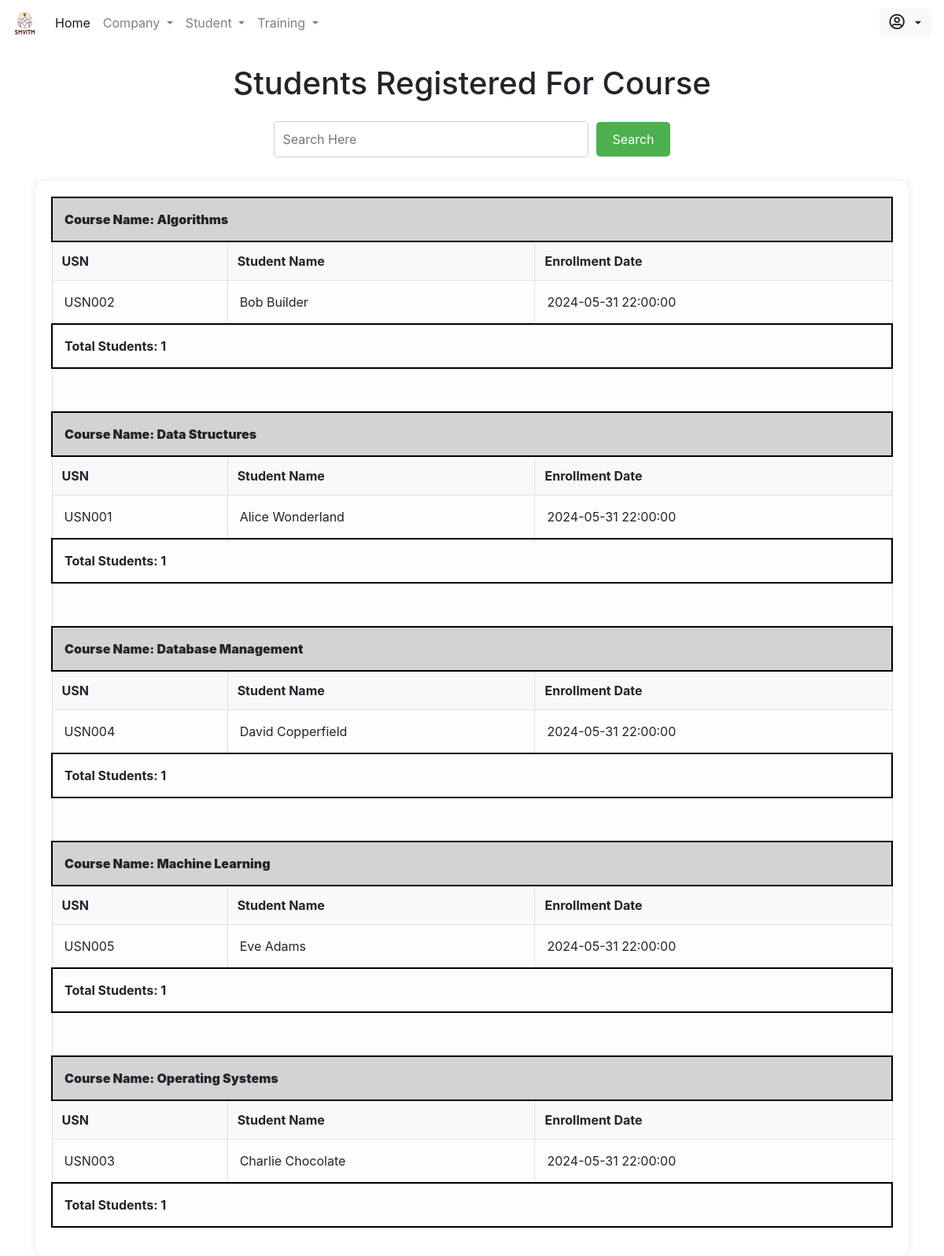
Page /admin/studentcourse.php on the earlier database version.
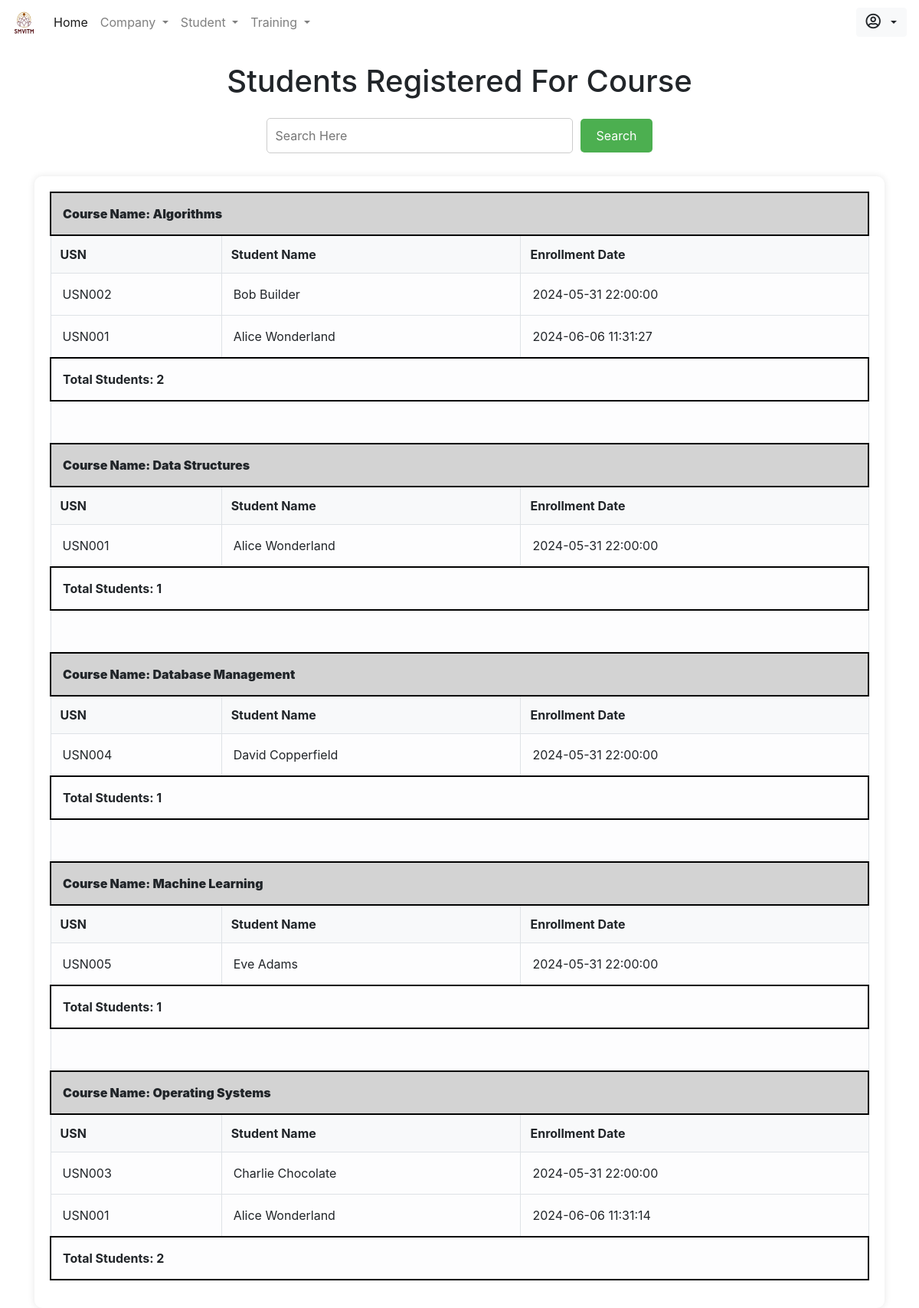
Same page on the later database version.
### tables this page shows
CREATE TABLE `join_course` (
  `id` int(11) NOT NULL,
  `course_name` varchar(255) NOT NULL,
  `enrollment_date` timestamp NOT NULL DEFAULT current_timestamp(),
  `student_name` varchar(100) NOT NULL,
  `usn` varchar(20) NOT NULL
);

CREATE TABLE `studentlogin` (
  `usn` varchar(20) NOT NULL,
  `uname` varchar(10) NOT NULL,
  `pwd` varchar(10) NOT NULL,
  `fname` varchar(15) NOT NULL,
  `lname` varchar(15) NOT NULL,
  `email` varchar(40) NOT NULL,
  `phone` varchar(12) NOT NULL,
  `secque` varchar(100) NOT NULL,
  `secans` varchar(100) NOT NULL,
  `course` varchar(100) DEFAULT NULL,
  `branch` varchar(100) DEFAULT NULL,
  `percentage` varchar(10) DEFAULT NULL,
  `yop` varchar(10) DEFAULT NULL,
  `sslc` varchar(100) DEFAULT NULL,
  `puc` varchar(100) DEFAULT NULL
);

### admin/studentcourse.php (the view, shortened to what this page needs)
<!DOCTYPE html>
<html lang="en">
<head>
    <?php include_once 'includes/head.php'; ?>
</head>
<body>
    <?php include_once 'includes/nav.php'; ?>
    <div class="container" style="z-index: 2;">
        <h1 class="form-row justify-content-center mt-4">Students Registered For Course</h1>
        <div class="search-container mt-4">
            <form method="GET">
                <input type="text" name="search" placeholder="Search Here">
                <button type="submit">Search</button>
            </form>
        </div>
        <div class="table-container">
            <div class="table-responsive">
                <table class="table table-hover table-borderless table-light">
                    <tbody>
                    <thead>
                    <?php
                    include_once 'includes/db.inc.php';
                    if (isset($_GET['search'])) {
                        $search = mysqli_real_escape_string($conn, $_GET['search']);
                        $sql = "SELECT jc.course_name, jc.enrollment_date, sl.usn, sl.fname, sl.lname
                                FROM join_course jc
                                LEFT JOIN studentlogin sl ON jc.usn = sl.usn
                                WHERE jc.course_name LIKE '%$search%' OR sl.fname LIKE '%$search%' OR sl.lname LIKE '%$search%'
                                ORDER BY jc.course_name;";
                    } else {
                        $sql = "SELECT jc.course_name, jc.enrollment_date, sl.usn, sl.fname, sl.lname
                                FROM join_course jc
                                LEFT JOIN studentlogin sl ON jc.usn = sl.usn
                                ORDER BY jc.course_name;";
                    }
                    $res = mysqli_query($conn, $sql);
                    $currentCourse = '';
                    $studentCount = 0;
                    while ($row = mysqli_fetch_assoc($res)) {
                        if ($row['course_name'] != $currentCourse) {
                            if ($currentCourse != '') {
                                echo '<tr class="bold-row"><td colspan="4" class="total-students-right"><strong>Total Students: ' . $studentCount . '</strong></td></tr>';
                                echo '<tr><td colspan="4">&nbsp;</td></tr>';
                            }
                            $currentCourse = $row['course_name'];
                            $studentCount = 0;
                            echo '<tr><td colspan="4" class="course-name"><strong>Course Name: ' . $currentCourse . '</strong></td></tr>';
                            echo '<tr><th>USN</th><th>Student Name</th><th>Enrollment Date</th></tr>';
                        }
                        $studentCount++;
                        $studentName = $row['fname'] . ' ' . $row['lname'];
                        echo '<tr>';
                        echo '<td>' . $row['usn'] . '</td>';
                        echo '<td>' . $studentName . '</td>';
                        echo '<td>' . $row['enrollment_date'] . '</td>';
                        echo '</tr>';
                    }
                    if ($currentCourse != '') {
                        echo '<tr class="bold-row"><td colspan="4" class="total-students-right"><strong>Total Students: ' . $studentCount . '</strong></td></tr>';
                    }
                    ?>
                    </thead>
                    </tbody>
                </table>
            </div>
        </div>
    </div>
</body>
</html>

Differences in the rows shown:
added join_course: studentlogin.usn "USN001", studentlogin.fname+lname "Alice Wonderland", enrollment_date "2024-06-06 11:31:27"
computed for join_course "Data Structures": studentCount "1" → "2"
added join_course: studentlogin.usn "USN001", studentlogin.fname+lname "Alice Wonderland", enrollment_date "2024-06-06 11:31:14"
Other differences:
$studentCount: "1" → "2"
